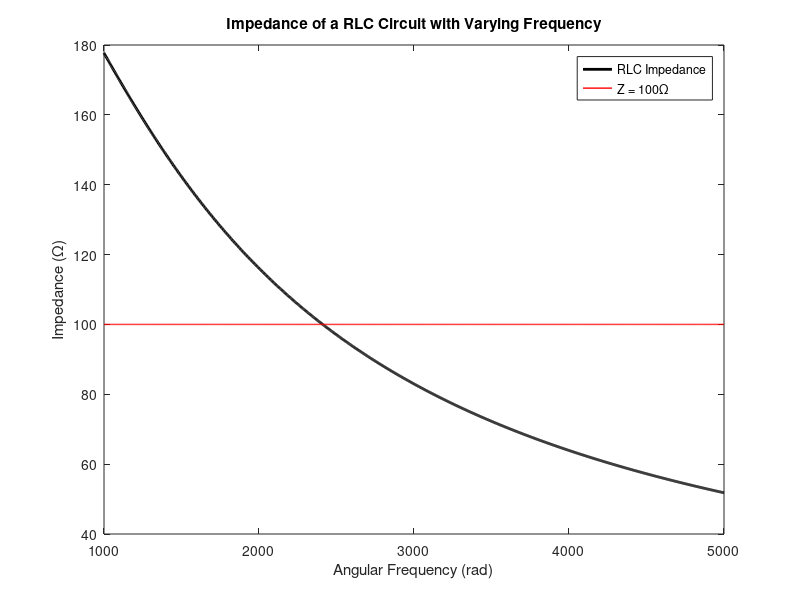

MATLAB code to generate this figure:
%{
Initializing Arrays for the Z = 100 Line and
Constants used in Impedance Formula
%}
freq_array = linspace(1000, 5000, 1000);
omega_array = 2*pi*freq_array;
constImped_array = 100*ones(1,1000);
imped_array = zeros(size(omega_array));

% Function for Calculating Impedance Values
function value = zImped(omega)
R = 225;
C = 0.0000006;
L = 0.5;

value = 1/(sqrt(1/R^2 + (omega*C - 1/(omega*L))^2));
end

%{
Populating Impedance Array Using the 
Impedance Function and Angular Frequency Values 
%}
for k = 1:1000
    imped_array(k) = zImped(omega_array(k));
end

% Graph the Impedance Function and Line of Constant Impedance Together
plot(freq_array, imped_array, 'k', 'LineWidth', 2, 'DisplayName', 'RLC Impedance');
hold on;
plot (freq_array, constImped_array, 'r', 'LineWidth', 1, 'DisplayName', 'Z = 100Ω');
ylabel('Impedance (Ω)');
xlabel('Angular Frequency (rad)');
title('Impedance of a RLC Circuit with Varying Frequency');
legend;
ginput(1);